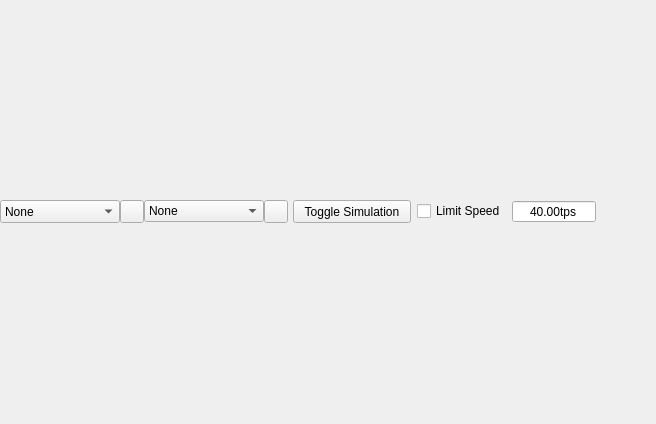
<?xml version="1.0" encoding="UTF-8"?>
<ui version="4.0">
 <class>CircuitViewUi</class>
 <widget class="QWidget" name="CircuitViewUi">
  <property name="geometry">
   <rect>
    <x>0</x>
    <y>0</y>
    <width>656</width>
    <height>424</height>
   </rect>
  </property>
  <property name="windowTitle">
   <string>Form</string>
  </property>
  <layout class="QVBoxLayout" name="verticalLayout_2">
   <property name="spacing">
    <number>0</number>
   </property>
   <property name="leftMargin">
    <number>0</number>
   </property>
   <property name="topMargin">
    <number>0</number>
   </property>
   <property name="rightMargin">
    <number>0</number>
   </property>
   <property name="bottomMargin">
    <number>0</number>
   </property>
   <item>
    <widget class="QWidget" name="widget_2" native="true">
     <property name="sizePolicy">
      <sizepolicy hsizetype="Maximum" vsizetype="Maximum">
       <horstretch>0</horstretch>
       <verstretch>0</verstretch>
      </sizepolicy>
     </property>
     <layout class="QHBoxLayout" name="horizontalLayout_2">
      <property name="spacing">
       <number>0</number>
      </property>
      <property name="leftMargin">
       <number>0</number>
      </property>
      <property name="topMargin">
       <number>0</number>
      </property>
      <property name="rightMargin">
       <number>0</number>
      </property>
      <property name="bottomMargin">
       <number>0</number>
      </property>
      <item>
       <widget class="QComboBox" name="CircuitSelector">
        <property name="sizePolicy">
         <sizepolicy hsizetype="Minimum" vsizetype="Minimum">
          <horstretch>0</horstretch>
          <verstretch>0</verstretch>
         </sizepolicy>
        </property>
        <property name="minimumSize">
         <size>
          <width>120</width>
          <height>20</height>
         </size>
        </property>
        <item>
         <property name="text">
          <string>None</string>
         </property>
        </item>
       </widget>
      </item>
      <item>
       <widget class="QToolButton" name="NewCircuitButton">
        <property name="text">
         <string/>
        </property>
        <property name="icon">
         <iconset theme="QIcon::ThemeIcon::ListAdd"/>
        </property>
        <property name="autoRaise">
         <bool>false</bool>
        </property>
       </widget>
      </item>
      <item>
       <widget class="QComboBox" name="EvaluatorSelector">
        <property name="sizePolicy">
         <sizepolicy hsizetype="Maximum" vsizetype="Maximum">
          <horstretch>0</horstretch>
          <verstretch>0</verstretch>
         </sizepolicy>
        </property>
        <property name="minimumSize">
         <size>
          <width>120</width>
          <height>20</height>
         </size>
        </property>
        <item>
         <property name="text">
          <string>None</string>
         </property>
        </item>
       </widget>
      </item>
      <item>
       <widget class="QToolButton" name="NewEvaluatorButton">
        <property name="text">
         <string/>
        </property>
        <property name="icon">
         <iconset theme="QIcon::ThemeIcon::ListAdd"/>
        </property>
       </widget>
      </item>
      <item>
       <widget class="QWidget" name="EvalControls" native="true">
        <layout class="QHBoxLayout" name="horizontalLayout">
         <property name="leftMargin">
          <number>5</number>
         </property>
         <property name="topMargin">
          <number>0</number>
         </property>
         <property name="rightMargin">
          <number>5</number>
         </property>
         <property name="bottomMargin">
          <number>0</number>
         </property>
         <item>
          <widget class="QPushButton" name="StartSim">
           <property name="sizePolicy">
            <sizepolicy hsizetype="Minimum" vsizetype="Minimum">
             <horstretch>0</horstretch>
             <verstretch>0</verstretch>
            </sizepolicy>
           </property>
           <property name="minimumSize">
            <size>
             <width>118</width>
             <height>0</height>
            </size>
           </property>
           <property name="maximumSize">
            <size>
             <width>118</width>
             <height>32</height>
            </size>
           </property>
           <property name="text">
            <string>Toggle Simulation</string>
           </property>
           <property name="iconSize">
            <size>
             <width>16</width>
             <height>16</height>
            </size>
           </property>
           <property name="checkable">
            <bool>true</bool>
           </property>
          </widget>
         </item>
         <item>
          <widget class="QCheckBox" name="UseSpeed">
           <property name="maximumSize">
            <size>
             <width>16777215</width>
             <height>16777215</height>
            </size>
           </property>
           <property name="text">
            <string>Limit Speed</string>
           </property>
           <property name="iconSize">
            <size>
             <width>16</width>
             <height>5</height>
            </size>
           </property>
           <property name="checked">
            <bool>false</bool>
           </property>
          </widget>
         </item>
         <item>
          <widget class="QDoubleSpinBox" name="Speed">
           <property name="sizePolicy">
            <sizepolicy hsizetype="Maximum" vsizetype="Fixed">
             <horstretch>0</horstretch>
             <verstretch>0</verstretch>
            </sizepolicy>
           </property>
           <property name="alignment">
            <set>Qt::AlignmentFlag::AlignCenter</set>
           </property>
           <property name="buttonSymbols">
            <enum>QAbstractSpinBox::ButtonSymbols::NoButtons</enum>
           </property>
           <property name="suffix">
            <string>tps</string>
           </property>
           <property name="minimum">
            <double>0.010000000000000</double>
           </property>
           <property name="maximum">
            <double>100000.000000000000000</double>
           </property>
           <property name="value">
            <double>40.000000000000000</double>
           </property>
          </widget>
         </item>
        </layout>
       </widget>
      </item>
     </layout>
    </widget>
   </item>
  </layout>
 </widget>
 <resources/>
 <connections/>
</ui>
